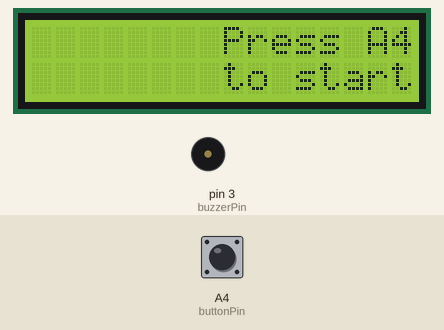
Simulated run of this sketch. Board: Arduino Uno, built with avr-gcc and run on an emulated ATmega328P. On the bench: 16×2 character LCD, buzzer (waves = sounding). The inputs (shaded band) are chosen by the test bench; at power-on: A4 (buttonPin) LOW. Random numbers use the default seed unless the sketch sets one.

Above: at 1.2 s.
1.3 s: A4 (buttonPin) pulled HIGH for 0.15 s
At 2.2 s:
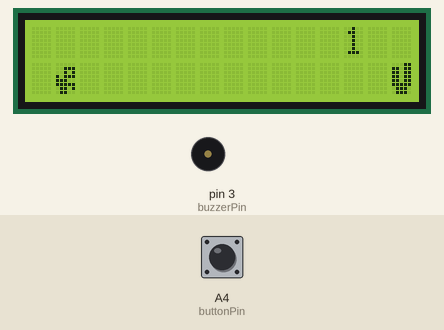
3.8 s: A4 (buttonPin) pulled HIGH for 1 s
At 4.42 s:
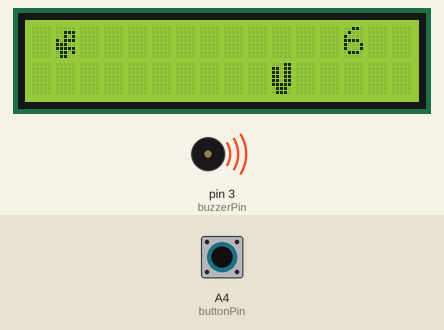
7.8 s: A4 (buttonPin) pulled HIGH for 3.2 s
At 12.6 s:
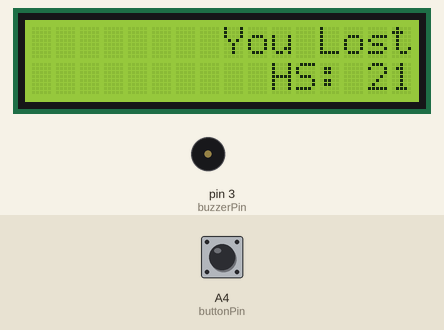
16.4 s: A4 (buttonPin) pulled HIGH for 0.15 s
At 24.4 s:
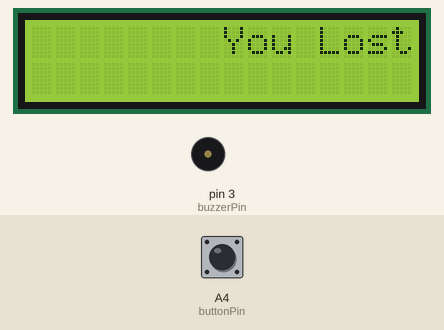
Timing chart, 0 to 25.9 s (numbered marks = the images above; inputs shaded):
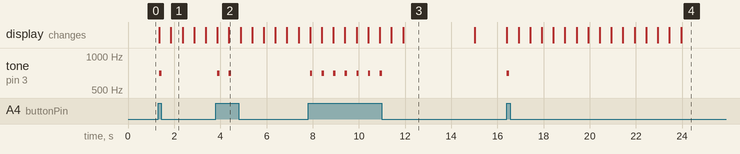

Measured:
- after the input at 1.3 s, tone on pin 3 (buzzerPin): silent → 700 Hz after 0.05 s, → silent 0.10 s later
- after the input at 3.8 s, tone on pin 3 (buzzerPin): alternates 700 Hz for 0.10 s and silent for 0.40 s, 4 changes in all, then stays silent, starting after 0.07 s
- after the input at 7.8 s, tone on pin 3 (buzzerPin): alternates 700 Hz for 0.10 s and silent for 0.40 s, 14 changes in all, then stays silent, starting after 0.09 s
- after the input at 16.4 s, tone on pin 3 (buzzerPin): silent → 700 Hz at once, → silent 0.10 s later; the display: first changes at once (image 4 shows a later state)
- what the display in image 1 shows lasts 0.5 s, from 1.9 s to 2.4 s
- what the display in image 3 shows lasts 3.1 s, from 11.9 s to 15.0 s

The sketch:

sketch_apr26a.ino
```cpp
#include <LiquidCrystal.h>
//my botched
LiquidCrystal lcd(13,12,8,7,4,2);

boolean dinoOnGround = true;
 //declare a boolean to check if the dino is in the ground

int buttonPin = A4;
int buzzerPin = 3;

int buttonState = 0;
 // a token variable to check the state of the button

int highScore = 0;

boolean playState = false;
 //the game starts only when this becomes true
 // This is a common method used in coding games

int dist = 0;
int distTwo = 0;
 // variables to set the distance between the trees

int score = 0;


//bitmap array for the dino character
byte dino [8]
{ B00000,
  B00111,
  B00101,
  B10111,
  B11100,
  B11111,
  B01101,
  B01100,
};

//character for the tree
byte tree [8]
{
  B00011,
  B11011,
  B11011,
  B11011,
  B11011,
  B11111,
  B01110,
  B01110
};


void setup() {

 lcd.begin(16,2);
 lcd.createChar(7, dino);
 lcd.createChar(6,tree);
 lcd.setCursor(0,1);
 lcd.write(7);
 pinMode(buttonPin,INPUT);
 pinMode(buzzerPin,OUTPUT);

}

void loop() {

 lcd.clear();

// at the start, check is playState is true or false
if(!playState){
  lcd.setCursor(0,0);
 lcd.print("        Press A4");
 lcd.setCursor(0,1);
 lcd.print("        to start");

//When it is false, print the starting instruction

 if(digitalRead(buttonPin)==HIGH) //Read the button
 {
  playState = true;
// when button pushed, make playState true
 }

}

// when playState is true, call the startGame function
 if(playState)
 {
  startGame();
 }

 delay(100);
}
// the loop function ends here


// when playState is true, startGame function is called

void startGame(){

lcd.clear();

  dist = random(4,9);
 distTwo = random(4,9);
//Generate two random distances for the gap between the trees

// this for loop is to make the trees move
  for(int i=16; i>=-(dist+distTwo); i--){

   lcd.setCursor(13,0);
 lcd.print(score);  // print the score

  int state = digitalRead(buttonPin);
// Read the push button


 if(state == HIGH)
 {
  buttonState = 1;
  tone(buzzerPin,700,100);


 }
 else if(state == LOW)
 {
   buttonState = 0;
 }

//when the button is pushed, print the dino on the upper

 if(buttonState == 1){
  lcd.setCursor(1,0); // row and set dinoOnGround to false
  lcd.write(7);
  lcd.setCursor(1,1);
  lcd.print(" ");
  dinoOnGround = false;


 }
 else{                          // When the button is not pushed
  lcd.setCursor(1,1);     // print the dino on the lower row
  lcd.write(7);               // and set dinoOnGround to true
  lcd.setCursor(1,0);
  lcd.print(" ");
  dinoOnGround = true;
 }


// This prints the trees so that it moves with the for loop
 lcd.setCursor(i,1);
  lcd.write(6);
  lcd.setCursor(i+1,1);
  lcd.print(" ");

  lcd.setCursor(i+dist,1);
  lcd.write(6);
  lcd.setCursor(i+dist+1,1);
  lcd.print(" ");

   lcd.setCursor(i+dist+distTwo,1);
  lcd.write(6);
  lcd.setCursor(i+dist+distTwo+1,1);
  lcd.print(" ");

 //When the trees reaches the starting point
  if((i+dist+distTwo)==-1){
    i=12;
  } // they are taken to the end and set up randomly once more

/*  Now check if the position of the trees
      and that of the dino coincides, but we
      only need to do this if the dino is in the ground.

     Use the dinoOnGround variable and check if the
     condition is satisfied. If so the game is over
*/


  if(i==1 && (dinoOnGround == true))
  { lcd.clear();
    lcd.print("        You Lost");
    // lcd.setCursor(1,0);
    // lcd.print("        Over!!!");
    delay(3000);
    if(score>highScore){
      highScore = score;

    }
    lcd.clear();
    lcd.setCursor(10,1);
      lcd.print("HS: ");
      lcd.print(highScore);
    playState = false;  //Set the playState as false so it goes to the
    delay(3000);         // start screen after the game is over
    score = 0;
    break;
  }
  else if(i+dist == 1 && (dinoOnGround == true))
  { lcd.clear();
    lcd.print("        You Lost");
    if(score>highScore){
      highScore = score;
    }
    lcd.setCursor(10,1);
      lcd.print("HS: ");
      lcd.print(highScore);
    playState = false;
    delay(3000);
    score = 0;
    break;
  }
  else if(i+dist+distTwo == 1 && (dinoOnGround == true))
  { lcd.clear();
    lcd.print("        You Lost");
    if(score>highScore){
      highScore = score;

    }
    lcd.setCursor(10,1);
      lcd.print("HS: ");
      lcd.print(highScore);
    playState = false;
    delay(3000);
    score = 0;
    break;
  }

score++;
// increase the score variable for every run of the loop

  delay(500);

 }

}
```
